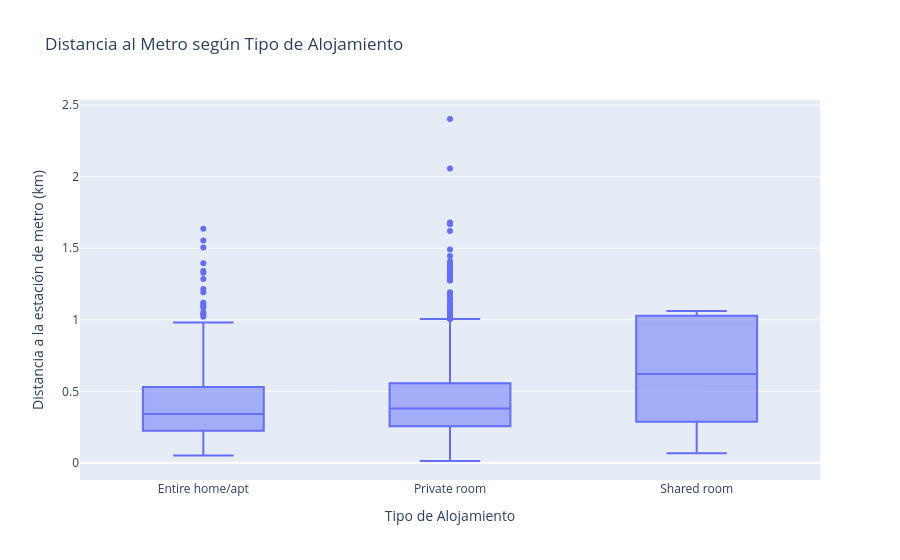

The cell this chart's notebook holds for it:
### Markdown cell above
*   Los alojamientos completos (Entire home/apt) están más cerca del centro: La mediana está alrededor de 1.8–2 km, el IQR (Q1–Q3) es estrecho, mostrando valores bastante consistentes y sin valores extremos
*   Las habitaciones privadas muestran la mayor variabilidad en distancia: La mediana está alrededor de 1.7 km similar a los alojamientos completos, Sin embargo, la dispersión es mucho mayor. **Esto indica un segmento de habitaciones privadas ubicado tanto en zonas muy céntricas como muy alejadas.**
*   Las habitaciones compartidas son las más alejadas del centro: La mediana se ubica en torno a 4 km, desplazado hacia zonas más periféricas. No aparecen outliers hacia abajo lo que quiere decir que no hay habitaciones compartidas cerca del centro.

### Code cell
# 3.5. Distancia al metro vs Tipo de Alojamiento
fig = px.box(bc_w, x="room_type",
    y="metro_dist",
    labels={
        "room_type": "Tipo de Alojamiento",
        "metro_dist": "Distancia a la estación de metro (km)"
    },
    title="Distancia al Metro según Tipo de Alojamiento"
)
fig.show()
fig.write_image("boxplot_distancia_metro.png")

### Figure 1 — Plotly figure (JSON) as saved in the notebook; plotly's stock layout.template omitted (floating-point values rounded to 4 significant figures; data arrays with more than 128 entries replaced by an {"elided": "..."} marker saying what was removed)
{"data": [{"alignmentgroup": "True", "hovertemplate": "Tipo de Alojamiento=%{x}<br>Distancia a la estación de metro (km)=%{y}<extra></extra>", "legendgroup": "", "marker": {"color": "#636efa"}, "name": "", "notched": false, "offsetgroup": "", "orientation": "v", "showlegend": false, "type": "box", "x": {"elided": "1555 str values"}, "x0": " ", "xaxis": "x", "y": {"elided": "1555 float values"}, "y0": " ", "yaxis": "y"}], "layout": {"boxmode": "group", "legend": {"tracegroupgap": 0}, "title": {"text": "Distancia al Metro según Tipo de Alojamiento"}, "xaxis": {"anchor": "y", "domain": [0, 1], "title": {"text": "Tipo de Alojamiento"}}, "yaxis": {"anchor": "x", "domain": [0, 1], "title": {"text": "Distancia a la estación de metro (km)"}}}}
